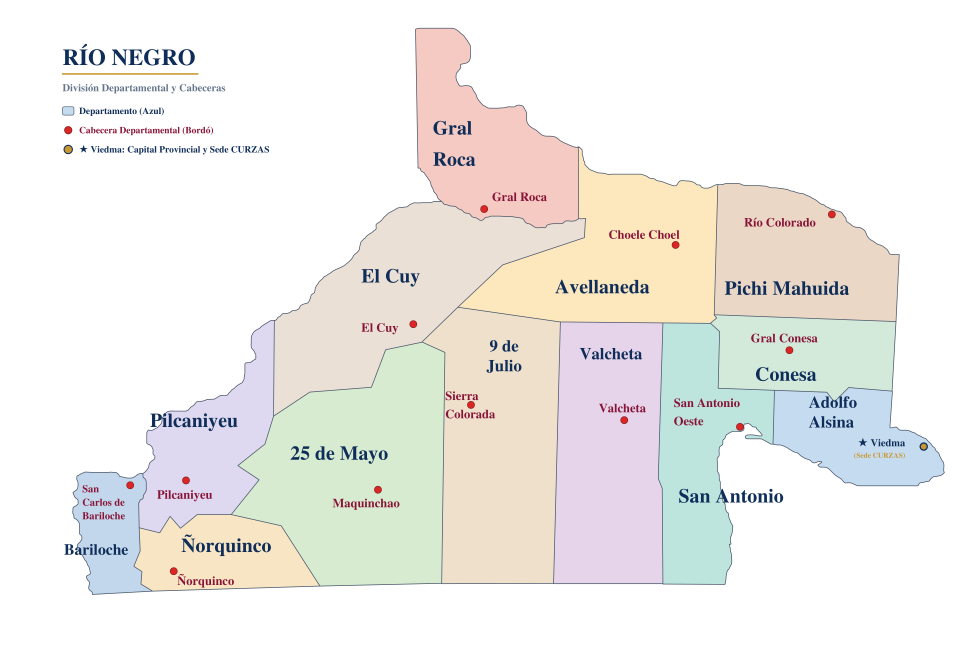
#> input picture pruebas/test_fixed.png, 3861 x 2625 px, found by its file name (shown at 1/4 size)
$ python save_full.py
#> lines starting #> are read from the running program, lines starting #| are printed output that depends on the picture
from PIL import Image

im = Image.open(r"pruebas/test_fixed.png")
#> im is the input picture: PIL image 3861x2625 RGB; mean R, G, B 239.4, 237.4, 233.8
# Let's save a reasonably-sized version to inspect the entire map
im_small = im.resize((1200, 816), Image.Resampling.LANCZOS)
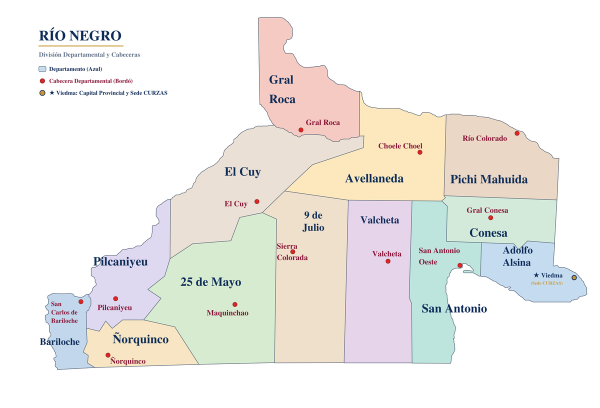
#> im_small: PIL image 1200x816 RGB (shown at 1/2 size); mean R, G, B 239.3, 237.4, 233.8
im_small.save(r"pruebas/full_map_test.png")
print("Full map saved to pruebas/full_map_test.png")

$ run again, with pruebas/conclusiones_figura2.png copied over pruebas/test_fixed.png
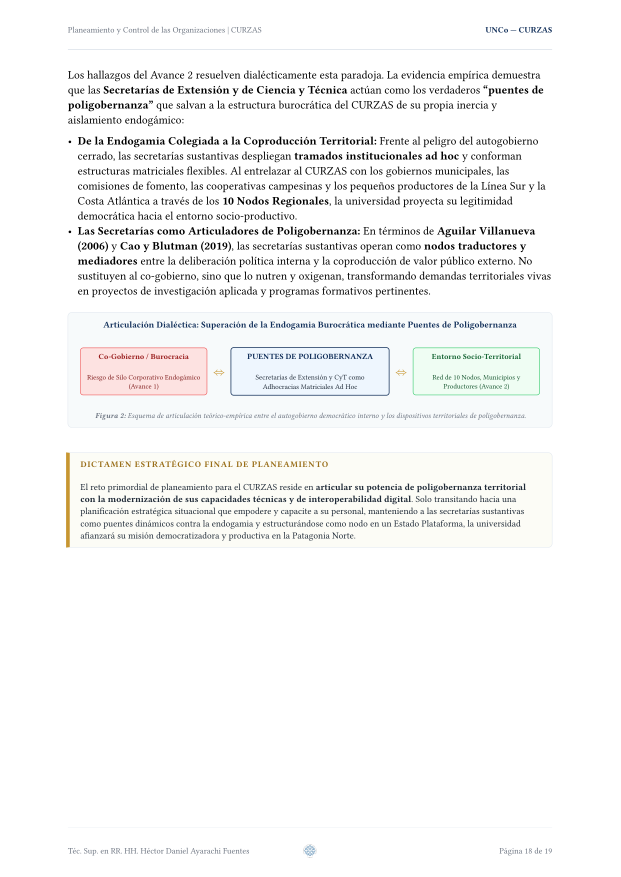
#> input picture pruebas/conclusiones_figura2.png, 1241 x 1754 px, found by its file name (shown at 1/2 size)
#> im is the input picture: PIL image 1241x1754 RGB; mean R, G, B 245.4, 245.7, 245.3
#> `im_small = im.resize((1200, 816), Image.Resampling.LANCZOS)`:
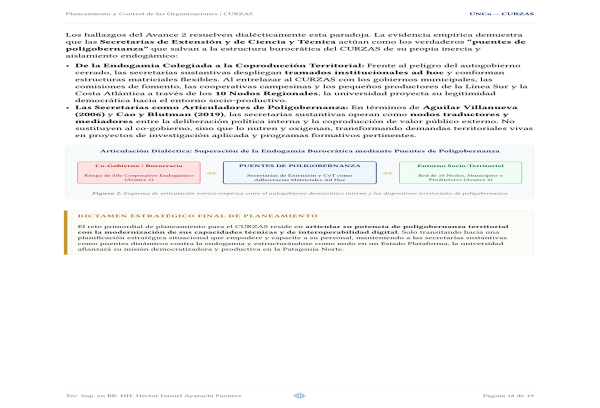
#> im_small: PIL image 1200x816 RGB (shown at 1/2 size); mean R, G, B 245.1, 245.3, 245

$ run again, with pruebas/foda_corregido.png copied over pruebas/test_fixed.png
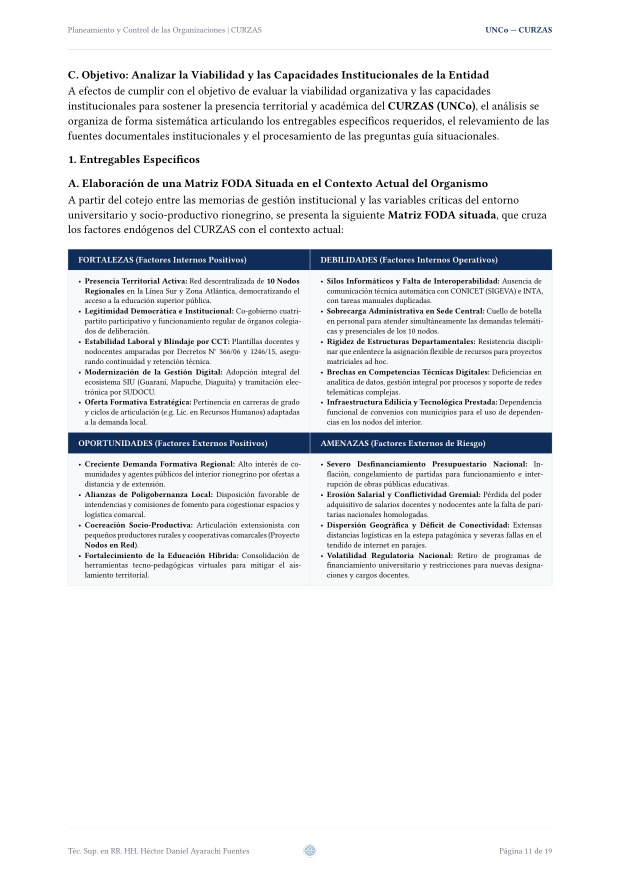
#> input picture pruebas/foda_corregido.png, 1241 x 1754 px, found by its file name (shown at 1/2 size)
#> im is the input picture: PIL image 1241x1754 RGB; mean R, G, B 234.9, 236.7, 238.4
#> `im_small = im.resize((1200, 816), Image.Resampling.LANCZOS)`:
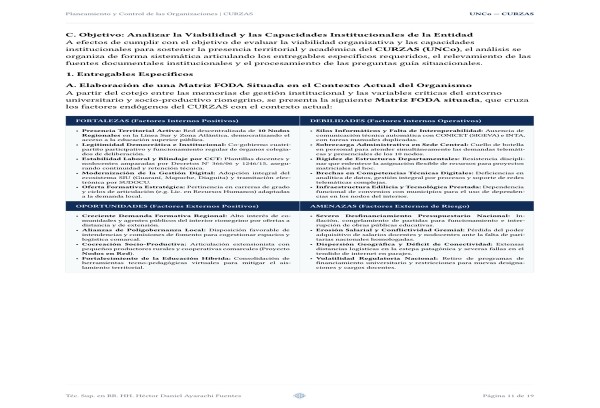
#> im_small: PIL image 1200x816 RGB (shown at 1/2 size); mean R, G, B 234.6, 236.3, 238

$ run again, with pruebas/official_p8.png copied over pruebas/test_fixed.png
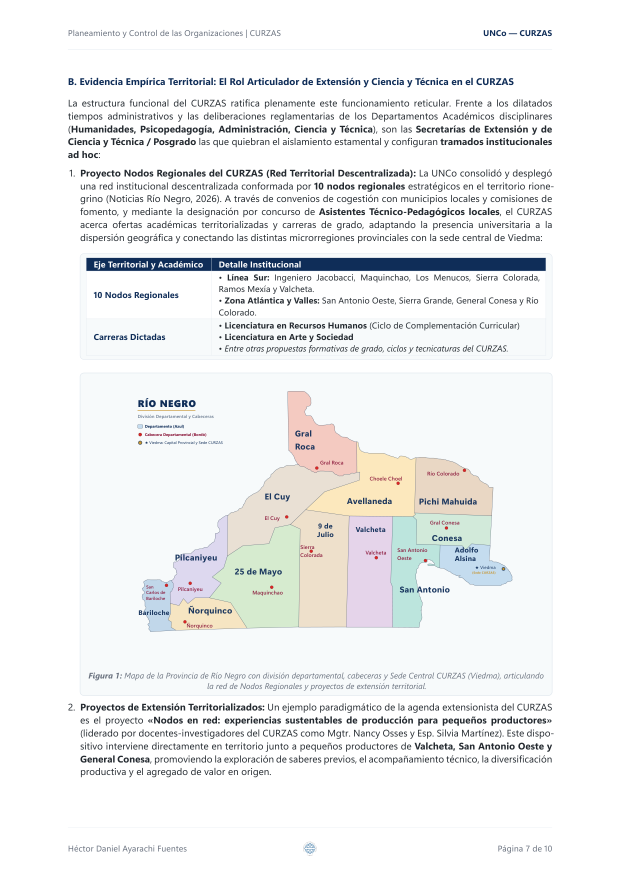
#> input picture pruebas/official_p8.png, 1241 x 1754 px, found by its file name (shown at 1/2 size)
#> im is the input picture: PIL image 1241x1754 RGB; mean R, G, B 238.9, 239.9, 240.1
#> `im_small = im.resize((1200, 816), Image.Resampling.LANCZOS)`:
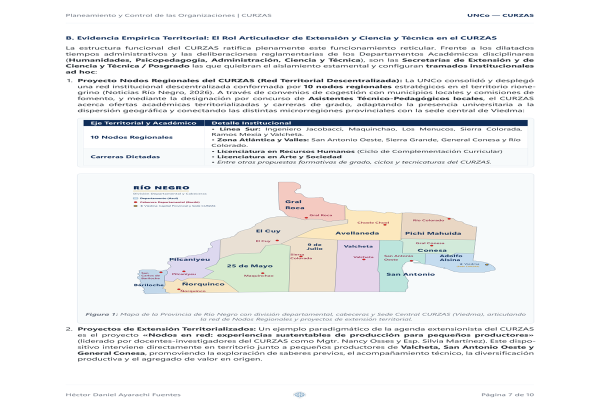
#> im_small: PIL image 1200x816 RGB (shown at 1/2 size); mean R, G, B 238.4, 239.4, 239.7
